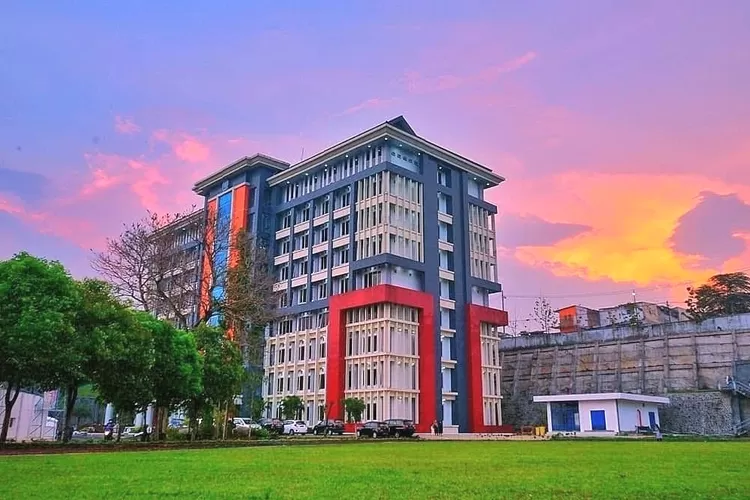
#> input picture Modul 6/UMM.webp, 750 x 500 px
$ jupyter execute Tugas1.ipynb
#> lines starting #> are read from the running program, lines starting #| are printed output that depends on the picture
[cell 1]
from PIL import Image, ImageEnhance
import matplotlib.pyplot as plt

[cell 2]
# Baca gambar
img = Image.open('UMM.webp')
#> img is the input picture: PIL image 750x500 RGB; mean R, G, B 140.4, 128, 143.3

[cell 3]
# Peningkatan saturasi
enhancer = ImageEnhance.Color(img)
img_baru = enhancer.enhance(2.0)  # Menambahkan saturasi (nilai 2.0 adalah contoh, bisa disesuaikan)
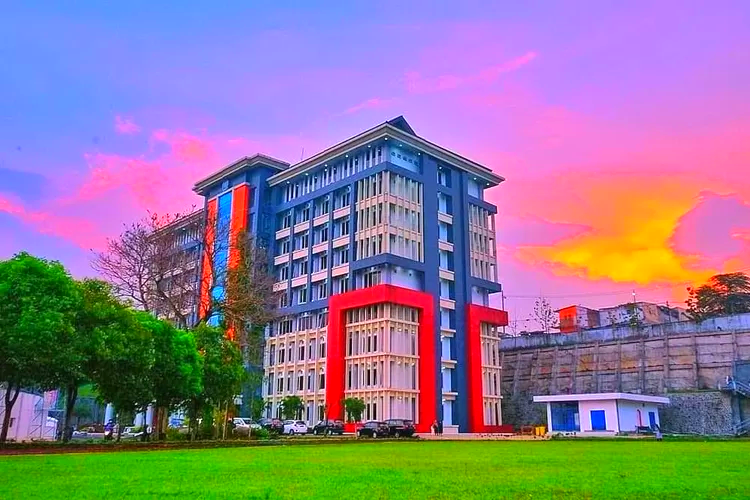
#> img_baru: PIL image 750x500 RGB; mean R, G, B 142.7, 122.6, 148.3

[cell 4]
# Tentukan area yang ingin diperbesar
x, y, w, h = 100, 30, 500, 450  # Mengatur area zoom
zoomed_img = img_baru.crop((x, y, x + w, y + h))
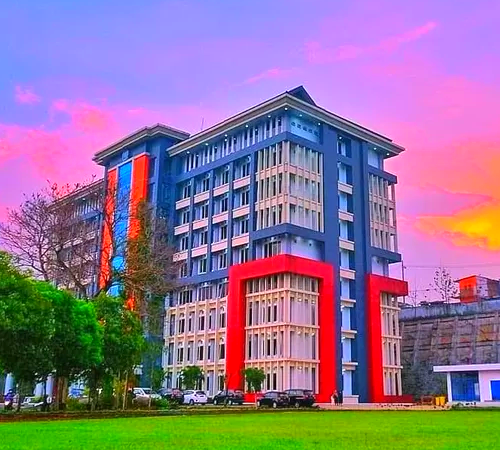
#> zoomed_img: PIL image 500x450 RGB; mean R, G, B 144.4, 117.1, 148.6

[cell 5]
# Konversi ke RGB untuk Matplotlib
img_rgb = img.convert('RGB')
img_baru_rgb = img_baru.convert('RGB')
zoomed_img_rgb = zoomed_img.convert('RGB')

[cell 6]
# Plot gambar sebelum dan sesudah dengan zoom
plt.figure(figsize=(15, 5))

plt.subplot(1, 3, 1)
plt.imshow(img_rgb)
plt.title('Gambar Awal')
plt.axis('off')

plt.subplot(1, 3, 2)
plt.imshow(img_baru_rgb)
plt.title('Gambar Setelah Diproses')
plt.axis('off')

plt.subplot(1, 3, 3)
plt.imshow(zoomed_img_rgb)
plt.title('Area Zoom')
plt.axis('off')

plt.show()
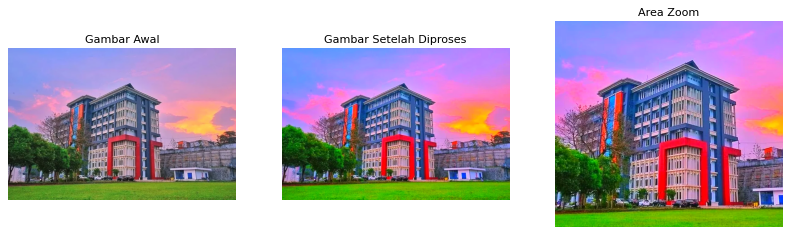
#> figure drawn by matplotlib, 3 panels

$ run again, with Modul 6/kucing.jpg saved as Modul 6/UMM.webp
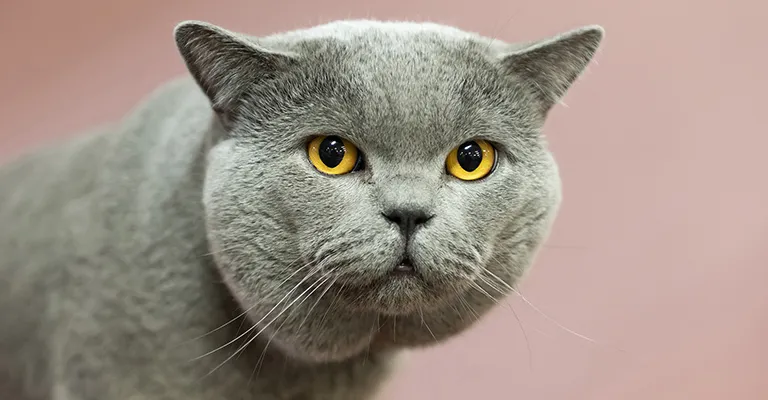
#> input picture Modul 6/kucing.jpg, 768 x 400 px
#> img is the input picture: PIL image 768x400 RGB; mean R, G, B 158.1, 144.6, 134.3
#> `zoomed_img = img_baru.crop((x, y, x + w, y + h))`:
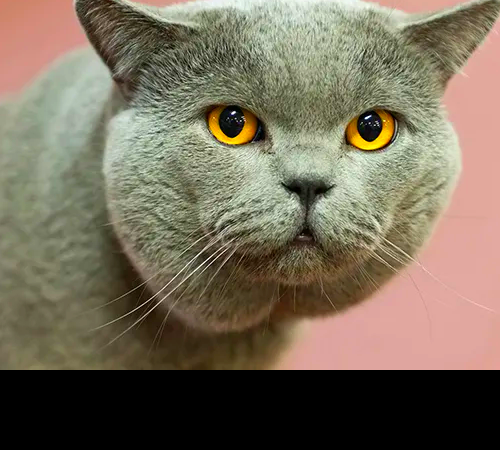
#> zoomed_img: PIL image 500x450 RGB; mean R, G, B 119.5, 109.3, 90.5
#> `plt.show()`:
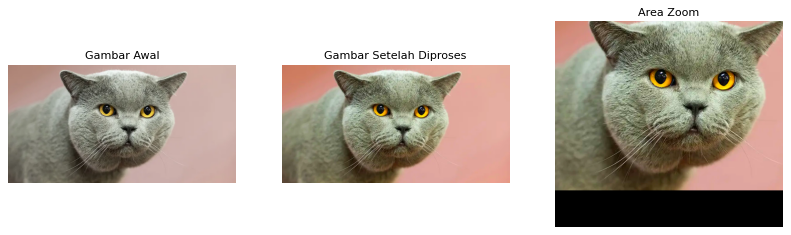
#> figure drawn by matplotlib, 3 panels

$ run again, with Modul 6/monas.jpg saved as Modul 6/UMM.webp
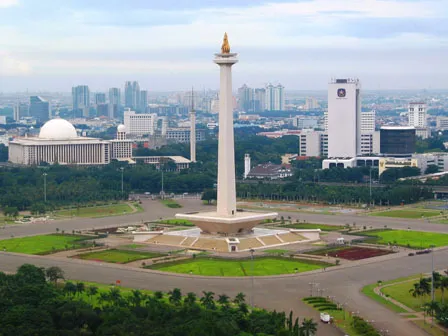
#> input picture Modul 6/monas.jpg, 448 x 336 px
#> img is the input picture: PIL image 448x336 RGB; mean R, G, B 137.2, 145.7, 141.6
#> `zoomed_img = img_baru.crop((x, y, x + w, y + h))`:
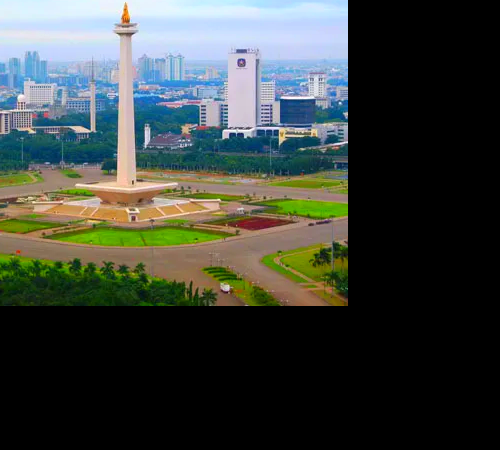
#> zoomed_img: PIL image 500x450 RGB; mean R, G, B 60.8, 67, 62.2
#> `plt.show()`:
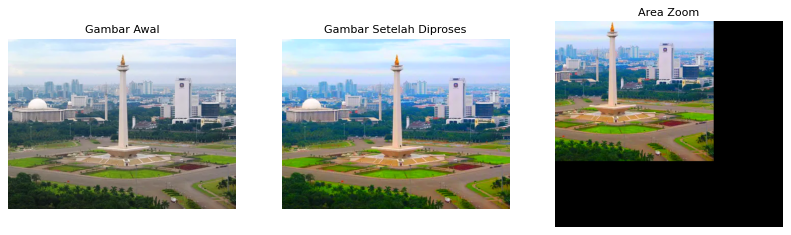
#> figure drawn by matplotlib, 3 panels
